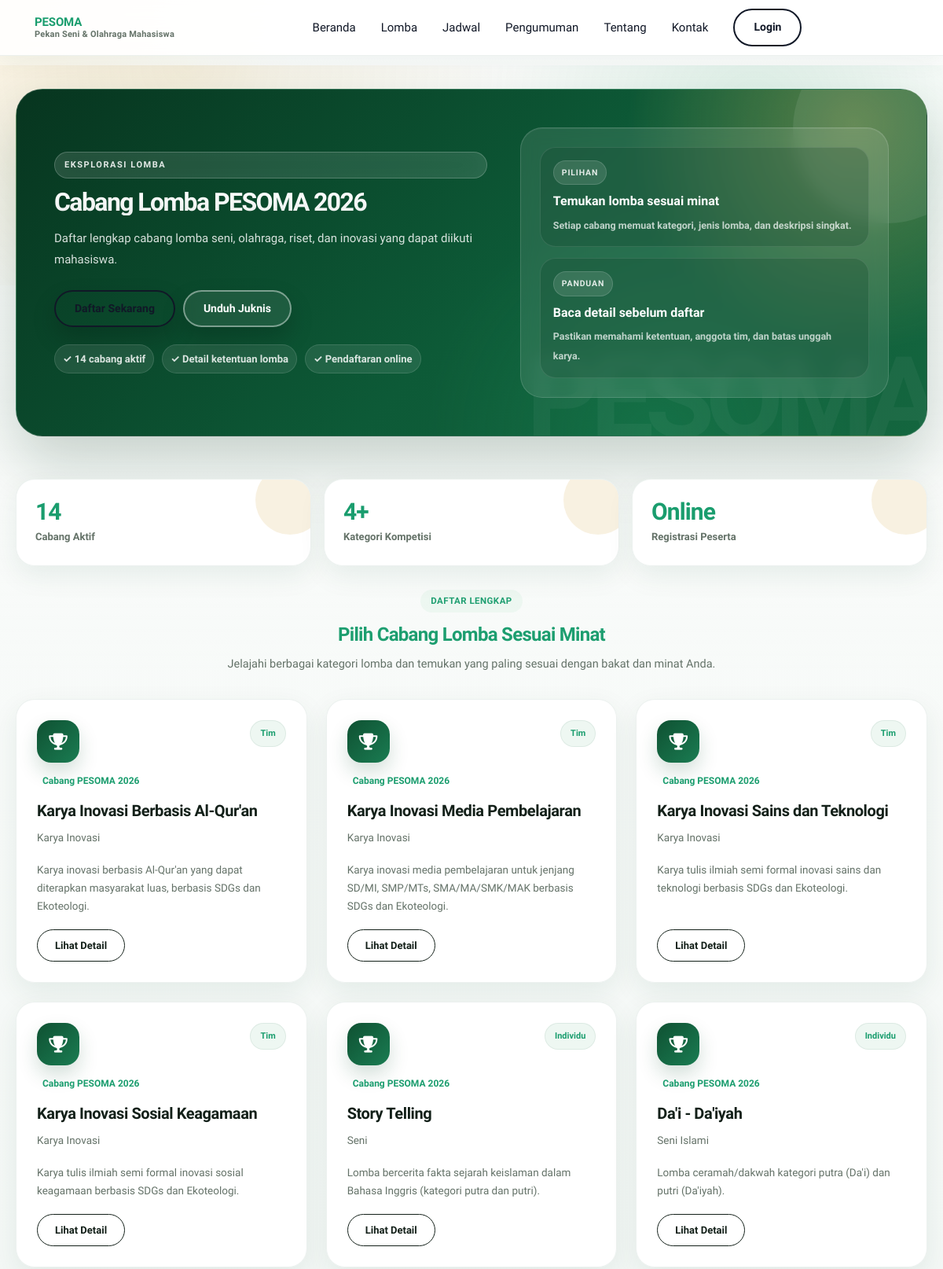
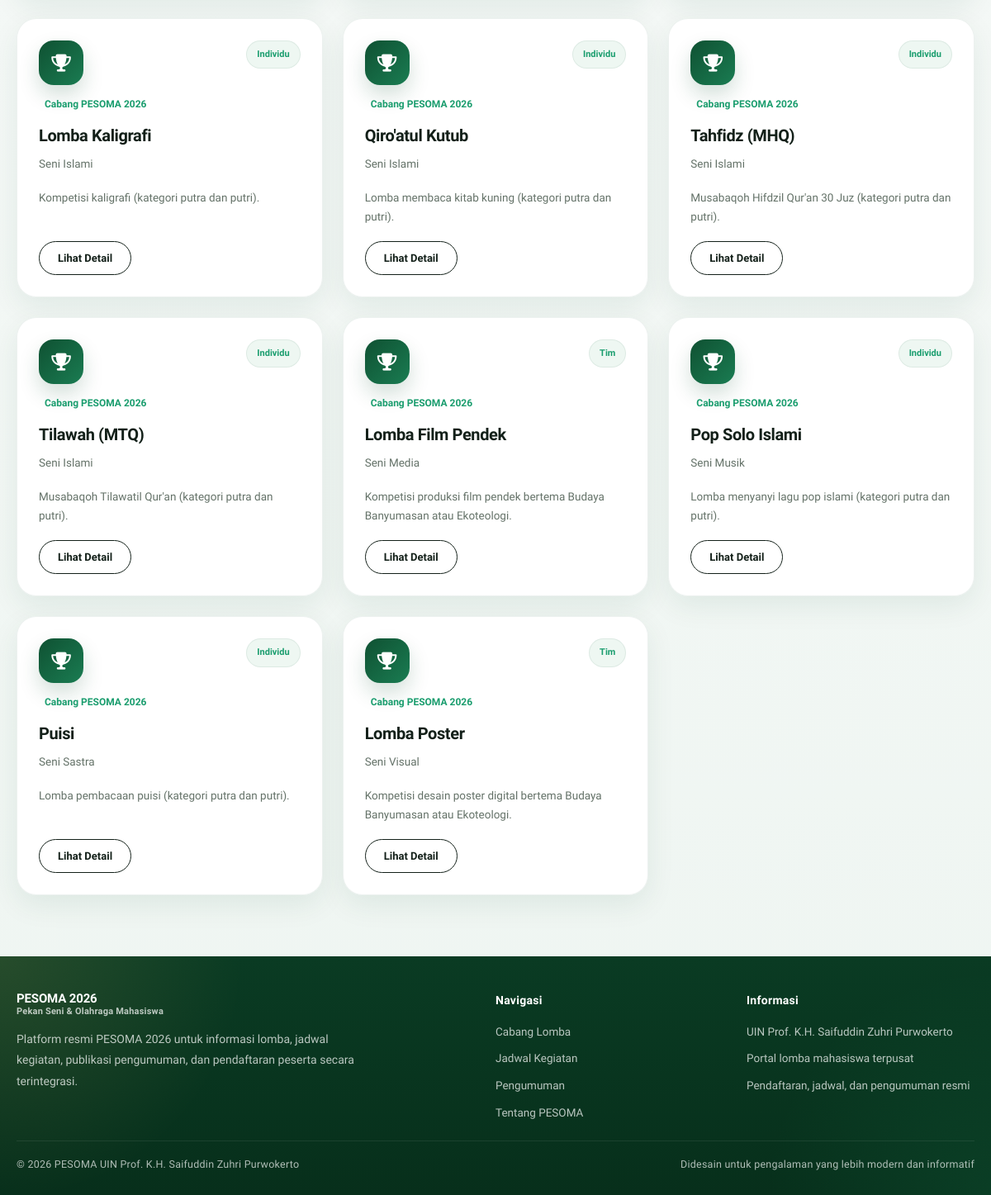
Page /pages/cabang-lomba.php on the committed database (2 pictures, top to bottom).
### tables this page shows
CREATE TABLE `competitions` (
  `id` BIGINT UNSIGNED NOT NULL AUTO_INCREMENT,
  `kode_lomba` VARCHAR(30) NOT NULL,
  `nama_lomba` VARCHAR(150) NOT NULL,
  `jenis` ENUM('individu','tim') NOT NULL DEFAULT 'individu',
  `kategori` VARCHAR(80) NULL,
  `deskripsi` TEXT NULL,
  `aturan` TEXT NULL,
  `juknis_file` VARCHAR(255) NULL,
  `aspek_penilaian` JSON NULL,
  `min_anggota` TINYINT UNSIGNED NOT NULL DEFAULT 1,
  `max_anggota` TINYINT UNSIGNED NOT NULL DEFAULT 1,
  `need_mentor` TINYINT(1) NOT NULL DEFAULT 0,
  `requires_mentor` TINYINT(1) NOT NULL DEFAULT 0,
  `has_penyisihan` TINYINT(1) NOT NULL DEFAULT 1,
  `has_final` TINYINT(1) NOT NULL DEFAULT 1,
  `is_active` TINYINT(1) NOT NULL DEFAULT 1,

  `is_upload_open` TINYINT(1) NOT NULL DEFAULT 1,
  `registration_deadline` DATETIME NULL DEFAULT '2026-04-27 23:59:59',
  `upload_deadline` DATETIME NULL DEFAULT '2026-05-18 23:59:59',
  `created_at` TIMESTAMP NOT NULL DEFAULT CURRENT_TIMESTAMP,
  `updated_at` TIMESTAMP NULL DEFAULT NULL ON UPDATE CURRENT_TIMESTAMP,
  PRIMARY KEY (`id`),
  UNIQUE KEY `uq_competitions_kode` (`kode_lomba`),
  KEY `idx_competitions_jenis` (`jenis`),
  KEY `idx_competitions_active` (`is_active`)
);

### includes/auth.php (called while the page is built, shortened)
<?php
require_once __DIR__ . '/../config/database.php';
function is_logged_in(): bool
{
    return !empty($_SESSION['user']['id']);
}
function e(?string $value): string
{
    return htmlspecialchars((string) $value, ENT_QUOTES, 'UTF-8');
}

### config/database.php (called while the page is built, shortened)
<?php
function db(): PDO
{
    $dsn = sprintf(
        'mysql:host=%s;port=%s;dbname=%s;charset=%s',
        DB_HOST,
        DB_PORT,
        DB_NAME,
        DB_CHARSET
    );
    $options = [
        PDO::ATTR_ERRMODE => PDO::ERRMODE_EXCEPTION,
        PDO::ATTR_DEFAULT_FETCH_MODE => PDO::FETCH_ASSOC,
        PDO::ATTR_EMULATE_PREPARES => false,
    ];
    try {
        $pdo = new PDO($dsn, DB_USER, DB_PASS, $options);
        $pdo->exec("SET time_zone = '+07:00'");
        return $pdo;
    } catch (PDOException $e) {
        error_log('[DB_CONNECTION_ERROR] ' . $e->getMessage());
        http_response_code(500);
        exit('Koneksi database gagal. Silakan hubungi administrator.');
    }
}
function db_query(string $sql, array $params = []): PDOStatement
{
    $stmt = db()->prepare($sql);
    $stmt->execute($params);
    return $stmt;
}
function db_fetch_all(string $sql, array $params = []): array
{
    return db_query($sql, $params)->fetchAll();
}

### pages/cabang-lomba.php (the view, shortened to what this page needs)
<?php
require_once __DIR__ . '/../includes/header.php';
require_once __DIR__ . '/../includes/footer.php';
$competitions = db_fetch_all('SELECT id, nama_lomba, jenis, kategori, deskripsi FROM competitions WHERE is_active = 1 ORDER BY kategori, nama_lomba');
public_header('Cabang Lomba', 'cabang-lomba.php');
?>
<section class="hero">
    <div class="container hero-grid">
        <div class="hero-content">
            <span class="eyebrow">Eksplorasi Lomba</span>
            <h1>Cabang Lomba PESOMA 2026</h1>
            <p>Daftar lengkap cabang lomba seni, olahraga, riset, dan inovasi yang dapat diikuti mahasiswa.</p>
            <div class="actions"><a class="btn" href="<?= e(APP_URL) ?>/src/auth/register.php">Daftar Sekarang</a><a class="btn secondary" href="unduh-juknis.php">Unduh Juknis</a></div>
            <div class="hero-note"><span>✓ <?= count($competitions) ?> cabang aktif</span><span>✓ Detail ketentuan lomba</span><span>✓ Pendaftaran online</span></div>
        </div>
        <div class="hero-panel" aria-label="Highlight cabang lomba">
            <div class="hero-panel-card"><span class="hero-panel-label">Pilihan</span><strong>Temukan lomba sesuai minat</strong><span>Setiap cabang memuat kategori, jenis lomba, dan deskripsi singkat.</span></div>
            <div class="hero-panel-card"><span class="hero-panel-label">Panduan</span><strong>Baca detail sebelum daftar</strong><span>Pastikan memahami ketentuan, anggota tim, dan batas unggah karya.</span></div>
        </div>
    </div>
</section>
<section class="section">
    <div class="container">
        <div class="page-highlight">
            <div class="stat"><strong><?= count($competitions) ?></strong><span>Cabang Aktif</span></div>
            <div class="stat"><strong>4+</strong><span>Kategori Kompetisi</span></div>
            <div class="stat"><strong>Online</strong><span>Registrasi Peserta</span></div>
        </div>
        <div class="section-head">
            <div class="section-tag">Daftar Lengkap</div>
            <h2 class="section-title">Pilih Cabang Lomba Sesuai Minat</h2>
            <p class="section-desc">Jelajahi berbagai kategori lomba dan temukan yang paling sesuai dengan bakat dan minat Anda.</p>
        </div>
        <?php if (!$competitions): ?>
            <div class="empty-state">Belum ada cabang lomba yang tersedia.</div>
        <?php else: ?>
            <div class="card-grid">
                <?php foreach ($competitions as $c): ?>
                    <article class="card">
                        <div class="card-top"><span class="card-icon"><i class="fas fa-trophy"></i></span><span class="badge"><?= e($c['jenis']) ?></span></div>
                        <div class="card-accent"><i class="fas fa-sparkles"></i><span>Cabang PESOMA 2026</span></div>
                        <h3><?= e($c['nama_lomba']) ?></h3>
                        <p class="muted"><?= e($c['kategori'] ?: 'Umum') ?></p>
                        <p><?= e(mb_strimwidth((string) ($c['deskripsi'] ?? ''), 0, 140, '...')) ?: 'Informasi cabang lomba PESOMA 2026.' ?></p>
                        <a class="btn" href="detail-lomba.php?id=<?= (int) $c['id'] ?>">Lihat Detail</a>
                    </article>
                <?php endforeach; ?>
            </div>
        <?php endif; ?>
    </div>
</section>
<?php public_footer(); ?>

### includes/header.php (shortened to what this page needs)
<?php
require_once __DIR__ . '/auth.php';
function public_header(string $title, string $active = ''): void
{
    $menu = [
        'beranda.php' => 'Beranda',
        'cabang-lomba.php' => 'Lomba',
        'jadwal.php' => 'Jadwal',
        'pengumuman.php' => 'Pengumuman',
        'tentang.php' => 'Tentang',
        'kontak.php' => 'Kontak',
    ];
?>
    <!DOCTYPE html>
    <html lang="id" class="scroll-smooth">
    <head>
        <link rel="stylesheet" href="https://cdnjs.cloudflare.com/ajax/libs/font-awesome/6.4.0/css/all.min.css">
    </head>
    <body>
        <header class="header">
            <div class="container nav">
                <a class="brand" href="<?= e(APP_URL) ?>/pages/beranda.php" aria-label="Beranda PESOMA">
                    <span class="brand-text">PESOMA<small>Pekan Seni &amp; Olahraga Mahasiswa</small></span>
                </a>
                <nav class="menu" id="mainMenu" aria-label="Navigasi utama">
                    <?php foreach ($menu as $href => $label): ?>
                        <a class="<?= $href === $active ? 'active' : '' ?>" <?= $href === $active ? 'aria-current="page"' : '' ?> href="<?= e(APP_URL) ?>/pages/<?= e($href) ?>"><?= e($label) ?></a>
                    <?php endforeach; ?>
                    <?php if (is_logged_in()): ?>
                        <a class="btn" href="<?= e(dashboard_url_by_role($_SESSION['user']['role'])) ?>">Dashboard</a>
                    <?php else: ?>
                        <a class="btn" href="<?= e(APP_URL) ?>/src/auth/login.php">Login</a>
                    <?php endif; ?>
                </nav>
            </div>
        </header>
        <main>
        <?php
    }

### includes/footer.php (shortened to what this page needs)
<?php
function public_footer(): void
{
?>
    </main>
    <footer class="footer">
        <div class="container footer-inner">
            <div class="footer-brand">
                <a class="brand" href="<?= e(APP_URL) ?>/pages/beranda.php" aria-label="Beranda PESOMA 2026">
                    <span class="brand-text">PESOMA 2026<small>Pekan Seni &amp; Olahraga Mahasiswa</small></span>
                </a>
                <p class="footer-desc">Platform resmi PESOMA 2026 untuk informasi lomba, jadwal kegiatan, publikasi pengumuman, dan pendaftaran peserta secara terintegrasi.</p>
            </div>
            <div>
                <h3 class="footer-title">Navigasi</h3>
                <div class="footer-links">
                    <a href="<?= e(APP_URL) ?>/pages/cabang-lomba.php">Cabang Lomba</a>
                    <a href="<?= e(APP_URL) ?>/pages/jadwal.php">Jadwal Kegiatan</a>
                    <a href="<?= e(APP_URL) ?>/pages/pengumuman.php">Pengumuman</a>
                    <a href="<?= e(APP_URL) ?>/pages/tentang.php">Tentang PESOMA</a>
                </div>
            </div>
            <div>
                <h3 class="footer-title">Informasi</h3>
                <div class="footer-meta">
                    <span>UIN Prof. K.H. Saifuddin Zuhri Purwokerto</span>
                    <span>Portal lomba mahasiswa terpusat</span>
                    <span>Pendaftaran, jadwal, dan pengumuman resmi</span>
                </div>
            </div>
        </div>
        <div class="container footer-bottom">
            <span>© 2026 PESOMA UIN Prof. K.H. Saifuddin Zuhri Purwokerto</span>
            <span>Didesain untuk pengalaman yang lebih modern dan informatif</span>
        </div>
    </footer>
</body>
</html>
<?php
}

### rows in the picture
competitions: jenis "Tim", nama_lomba "Karya Inovasi Berbasis Al-Qur'an", kategori "Karya Inovasi", deskripsi "Karya inovasi berbasis Al-Qur'an yang dapat diterapkan masyarakat luas, berbasis SDGs dan Ekoteologi."
competitions: jenis "Tim", nama_lomba "Karya Inovasi Media Pembelajaran", kategori "Karya Inovasi", deskripsi "Karya inovasi media pembelajaran untuk jenjang SD/MI, SMP/MTs, SMA/MA/SMK/MAK berbasis SDGs dan Ekoteologi."
competitions: jenis "Tim", nama_lomba "Karya Inovasi Sains dan Teknologi", kategori "Karya Inovasi", deskripsi "Karya tulis ilmiah semi formal inovasi sains dan teknologi berbasis SDGs dan Ekoteologi."
competitions: jenis "Tim", nama_lomba "Karya Inovasi Sosial Keagamaan", kategori "Karya Inovasi", deskripsi "Karya tulis ilmiah semi formal inovasi sosial keagamaan berbasis SDGs dan Ekoteologi."
competitions: jenis "Individu", nama_lomba "Story Telling", kategori "Seni", deskripsi "Lomba bercerita fakta sejarah keislaman dalam Bahasa Inggris (kategori putra dan putri)."
competitions: jenis "Individu", nama_lomba "Da'i - Da'iyah", kategori "Seni Islami", deskripsi "Lomba ceramah/dakwah kategori putra (Da'i) dan putri (Da'iyah)."
competitions: jenis "Individu", nama_lomba "Lomba Kaligrafi", kategori "Seni Islami", deskripsi "Kompetisi kaligrafi (kategori putra dan putri)."
competitions: jenis "Individu", nama_lomba "Qiro'atul Kutub", kategori "Seni Islami", deskripsi "Lomba membaca kitab kuning (kategori putra dan putri)."
competitions: jenis "Individu", nama_lomba "Tahfidz (MHQ)", kategori "Seni Islami", deskripsi "Musabaqoh Hifdzil Qur'an 30 Juz (kategori putra dan putri)."
competitions: jenis "Individu", nama_lomba "Tilawah (MTQ)", kategori "Seni Islami", deskripsi "Musabaqoh Tilawatil Qur'an (kategori putra dan putri)."
competitions: jenis "Tim", nama_lomba "Lomba Film Pendek", kategori "Seni Media", deskripsi "Kompetisi produksi film pendek bertema Budaya Banyumasan atau Ekoteologi."
competitions: jenis "Individu", nama_lomba "Pop Solo Islami", kategori "Seni Musik", deskripsi "Lomba menyanyi lagu pop islami (kategori putra dan putri)."
competitions: jenis "Individu", nama_lomba "Puisi", kategori "Seni Sastra", deskripsi "Lomba pembacaan puisi (kategori putra dan putri)."
competitions: jenis "Tim", nama_lomba "Lomba Poster", kategori "Seni Visual", deskripsi "Kompetisi desain poster digital bertema Budaya Banyumasan atau Ekoteologi."

### other values in the picture
$label "Beranda"
$label "Lomba"
$label "Jadwal"
$label "Pengumuman"
$label "Tentang"
$label "Kontak"
count($competitions) "14"
